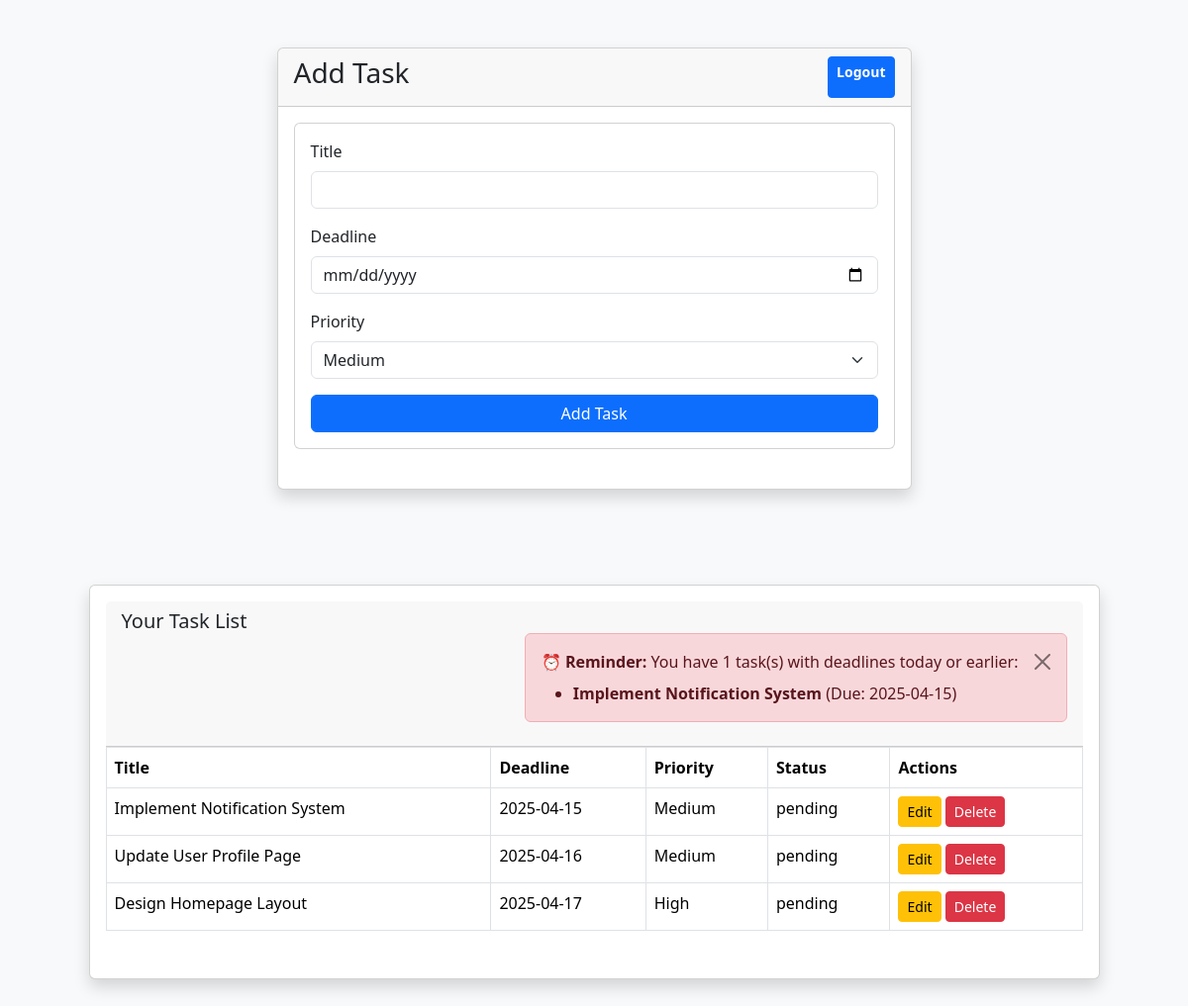
The app's page /task.php (signed in) with its own data.
### tables this page shows
CREATE TABLE IF NOT EXISTS `tasks` (
  `id` int NOT NULL AUTO_INCREMENT,
  `user_id` int NOT NULL,
  `title` varchar(255) NOT NULL,
  `deadline` date NOT NULL,
  `priority` enum('High','Medium','Low') NOT NULL,
  `status` varchar(50) NOT NULL DEFAULT 'Pending',
  PRIMARY KEY (`id`),
  KEY `user_id` (`user_id`)
);

### task.php (the view, shortened to what this page needs)
<!doctype html>
<html lang="en">
<head>
    <link href="https://cdn.jsdelivr.net/npm/bootstrap@5.3.5/dist/css/bootstrap.min.css" rel="stylesheet">
</head>
<body class=" bg-light">
    <?php
    require_once 'includes/db.php';
    $user_id = $_SESSION['user_id'];
    $stmt = $conn->prepare("SELECT * FROM tasks WHERE user_id = ? ORDER BY id DESC");
    $stmt->execute([$user_id]);
    $tasks = $stmt->fetchAll(PDO::FETCH_ASSOC);
    ?>
    <div class="container">
        <div class="row">
            <div class="col-sm-7  mx-auto mt-5">
                <div class="card shadow">
                    <div class="card-header d-flex justify-content-between">
                        <h3>Add Task</h3>
                        <a href="code/logout.php" class="btn btn-sm fw-bold btn-primary">Logout</a>
                    </div>
                    <div class="card-body">
                        <form id="taskForm" method="post" class="card p-3 mb-4">
                            <div class="mb-3">
                                <label class="form-label">Title</label>
                                <input type="text" name="title" class="form-control">
                            </div>
                            <div class="mb-3">
                                <label class="form-label">Deadline</label>
                                <input type="date" name="deadline" class="form-control">
                            </div>
                            <div class="mb-3">
                                <label class="form-label">Priority</label>
                                <select name="priority" class="form-select" required>
                                    <option value="Medium" selected>Medium</option>
                                </select>
                            </div>
                            <button type="submit" name="add_task" class="btn btn-primary">Add Task</button>
                        </form>
                    </div>
                </div>
            </div>
            <div class="col-sm-11 mx-auto my-5">
                <div class="card p-3 mt-5 shadow">
                    <div class="card-header d-flex justify-content-between">
                        <h5>Your Task List</h5>
                        <?php
                        require_once 'includes/db.php';
                        $user_id = $_SESSION['user_id'];
                        $today = date('Y-m-d');
                        $stmt = $conn->prepare("SELECT * FROM tasks WHERE user_id = ? AND deadline <= ? AND status != 'completed'");
                        $stmt->execute([$user_id, $today]);
                        $due_tasks = $stmt->fetchAll();
                        ?>
                        <?php if (count($due_tasks) > 0): ?>
                            <div class="alert alert-danger alert-dismissible fade show mt-4" role="alert">
                                <strong>⏰ Reminder:</strong> You have <?= count($due_tasks) ?> task(s) with deadlines today or earlier:
                                <ul class="mb-0 mt-2">
                                    <?php foreach ($due_tasks as $task): ?>
                                        <li><strong><?= htmlspecialchars($task['title']) ?></strong> (Due: <?= $task['deadline'] ?>)</li>
                                    <?php endforeach; ?>
                                </ul>
                                <button type="button" class="btn-close" data-bs-dismiss="alert" aria-label="Close"></button>
                            </div>
                        <?php endif; ?>
                    </div>
                    <div class="table table-responsive">
                        <table class="table table-bordered">
                            <thead>
                                <tr>
                                    <th>Title</th>
                                    <th>Deadline</th>
                                    <th>Priority</th>
                                    <th>Status</th>
                                    <th>Actions</th>
                                </tr>
                            </thead>
                            <tbody>
                                <?php if ($tasks): ?>
                                    <?php foreach ($tasks as $task): ?>
                                        <tr>
                                            <td><?= htmlspecialchars($task['title']) ?></td>
                                            <td><?= htmlspecialchars($task['deadline']) ?></td>
                                            <td><?= htmlspecialchars($task['priority']) ?></td>
                                            <td><?= htmlspecialchars($task['status']) ?></td>
                                            <td>
                                                <button class="btn btn-sm btn-warning edit-task-btn"
                                                    data-id="<?= $task['id'] ?>"
                                                    data-title="<?= htmlspecialchars($task['title']) ?>"
                                                    data-deadline="<?= $task['deadline'] ?>"
                                                    data-priority="<?= $task['priority'] ?>">
                                                    Edit
                                                </button>
                                                <button class="btn btn-sm btn-danger delete-task" data-id="<?= $task['id'] ?>">Delete</button>
                                            </td>
                                        </tr>
                                    <?php endforeach; ?>
                                <?php else: ?>
                                    <tr>
                                        <td colspan="5" class="text-center">No tasks found.</td>
                                    </tr>
                                <?php endif; ?>
                            </tbody>
                        </table>
                    </div>
                </div>
            </div>
        </div>
    </div>
</body>
</html>

### records on screen
tasks: title "Implement Notification System", deadline "2025-04-15", priority "Medium", status "pending"
tasks: title "Update User Profile Page", deadline "2025-04-16", priority "Medium", status "pending"
tasks: title "Design Homepage Layout", deadline "2025-04-17", priority "High", status "pending"

### other values on screen
count($due_tasks) "1"
